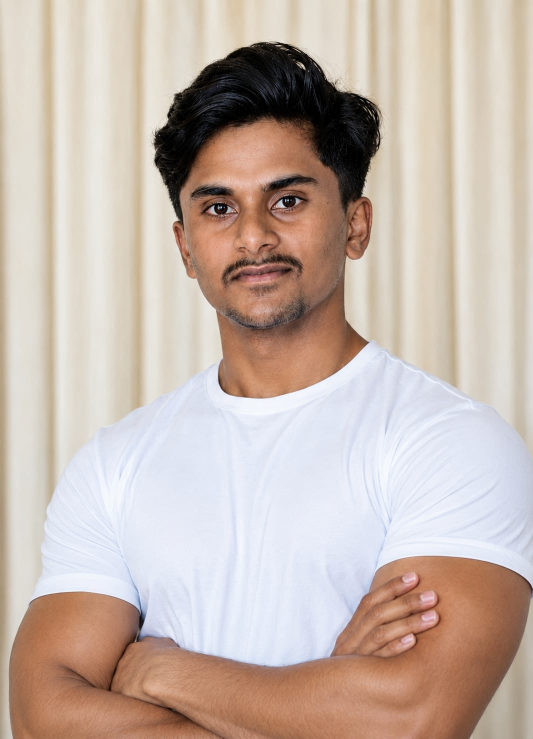
#> input picture source-photo.jpg, 1065 x 1477 px, found by its file name (shown at 1/2 size)
$ python make_ascii_svg.py
#> lines starting #> are read from the running program, lines starting #| are printed output that depends on the picture
from PIL import Image, ImageOps, ImageEnhance
from pathlib import Path
import html

INPUT_FILE = Path("source-photo.jpg")
OUTPUT_FILE = Path("sachin-ascii.svg")

CHARS = " .,:;irsXA253hMHGS#9B&@"
COLS = 92
ROWS = 58

img = Image.open(INPUT_FILE).convert("RGB")
#> img is the input picture: PIL image 1065x1477 RGB; mean R, G, B 198.5, 182.7, 173

w, h = img.size
#> w = 1065; h = 1477
crop = img.crop((int(w * 0.11), int(h * 0.03), int(w * 0.96), int(h * 0.83)))
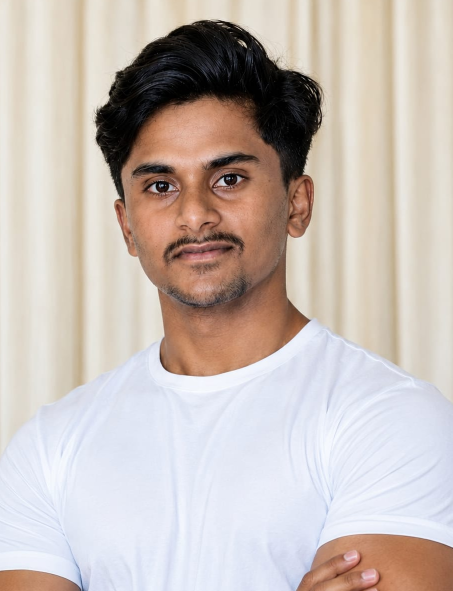
#> crop: PIL image 905x1181 RGB (shown at 1/2 size); mean R, G, B 199.6, 188.7, 182.7

gray = ImageOps.grayscale(crop)
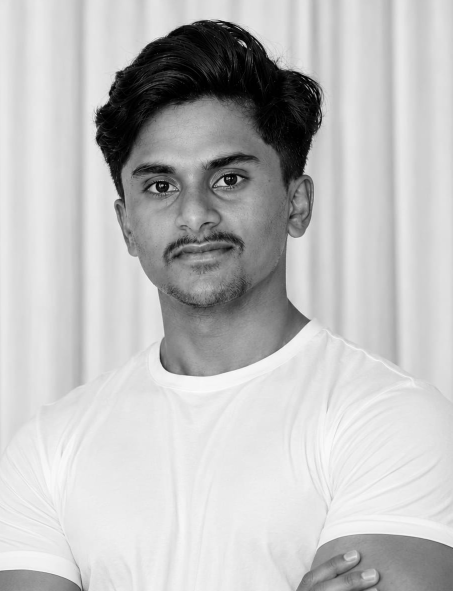
#> gray: PIL image 905x1181 L (shown at 1/2 size); min 0, max 255, mean 191.3
gray = ImageEnhance.Contrast(gray).enhance(1.25)
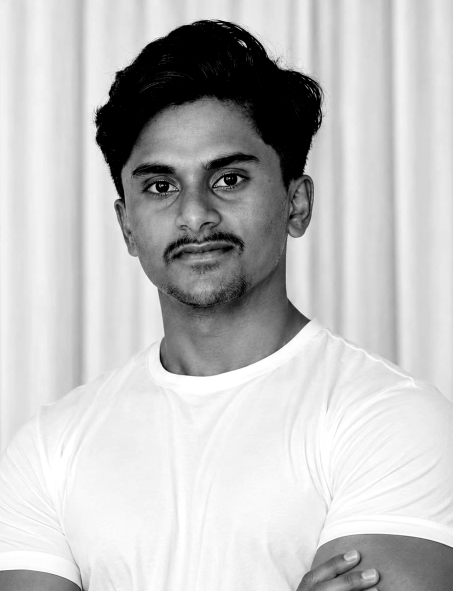
#> gray: PIL image 905x1181 L (shown at 1/2 size); min 0, max 255, mean 192.9
gray = ImageEnhance.Sharpness(gray).enhance(1.15)

small = gray.resize((COLS, ROWS), Image.Resampling.LANCZOS)
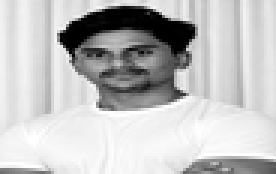
#> small: PIL image 92x58 L (shown 3 times larger); min 0, max 255, mean 192.9
pixels = list(small.getdata())
#> pixels = 5336 values, max 255 at index 3096, min 0 at index 312, mean 192.9

lines = []
for y in range(ROWS):
    line = []
    for x in range(COLS):
        value = pixels[y * COLS + x]
        index = int((255 - value) / 255 * (len(CHARS) - 1))
        line.append(CHARS[index])
    lines.append("".join(line).rstrip())
#> after the loop, lines = 58 items

svg = '''<svg xmlns="http://www.w3.org/2000/svg"
    width="860" height="620" viewBox="0 0 860 620"
    role="img" aria-label="Animated ASCII portrait of Sachin">
  <defs>
    <filter id="glow" x="-20%" y="-20%" width="140%" height="140%">
      <feGaussianBlur stdDeviation="1.4" result="blur"/>
      <feMerge>
        <feMergeNode in="blur"/>
        <feMergeNode in="SourceGraphic"/>
      </feMerge>
    </filter>

    <linearGradient id="terminalText" x1="0" y1="0" x2="0" y2="1">
      <stop offset="0%" stop-color="#f0f6fc"/>
      <stop offset="55%" stop-color="#c9d1d9"/>
      <stop offset="100%" stop-color="#8b949e"/>
    </linearGradient>

    <linearGradient id="scan" x1="0" y1="0" x2="1" y2="0">
      <stop offset="0%" stop-color="#ffffff" stop-opacity="0"/>
      <stop offset="50%" stop-color="#ffffff" stop-opacity=".12"/>
      <stop offset="100%" stop-color="#ffffff" stop-opacity="0"/>
    </linearGradient>

    <style>
      .ascii {
        font-family: "Courier New", "Liberation Mono", monospace;
        font-size: 9px;
        font-weight: 700;
        letter-spacing: 0.35px;
        fill: url(#terminalText);
        filter: url(#glow);
      }
      .row {
        opacity: 0;
        animation: reveal 0.7s ease-out forwards;
      }
      @keyframes reveal {
        0% { opacity: 0; transform: translateX(-12px); }
        65% { opacity: 1; transform: translateX(2px); }
        100% { opacity: .94; transform: translateX(0); }
      }
      .scan {
        animation: scan 4s ease-in-out infinite;
      }
      @keyframes scan {
        0%, 100% { transform: translateY(0); opacity: 0; }
        12% { opacity: .75; }
        50% { opacity: .35; }
        88% { opacity: .75; }
        100% { transform: translateY(500px); opacity: 0; }
      }
      .cursor {
        animation: blink 1s steps(2, start) infinite;
      }
      @keyframes blink {
        50% { opacity: 0; }
      }
    </style>
  </defs>

  <rect width="860" height="620" rx="18" fill="#0d1117"/>
  <rect x="1" y="1" width="858" height="618" rx="17"
        fill="none" stroke="#30363d" stroke-width="2"/>

  <circle cx="27" cy="24" r="4" fill="#8b949e"/>
  <circle cx="41" cy="24" r="4" fill="#8b949e"/>
  <circle cx="55" cy="24" r="4" fill="#8b949e"/>

  <text x="32" y="30" font-family="monospace" font-size="14"
        font-weight="700" fill="#c9d1d9">
    sachin@github ~ $ ./sachin-ascii.sh
  </text>

  <g transform="translate(18, 52)">
'''

for i, line in enumerate(lines):
    y = i * 9.0 + 9
    delay = i * 0.018
    svg += f'''    <text class="ascii row" x="10" y="{y:.1f}"
        style="animation-delay:{delay:.3f}s">{html.escape(line)}</text>
'''
#> this loop made 58 passes

svg += '''  </g>

  <rect class="scan" x="18" y="52" width="824" height="2"
        fill="url(#scan)"/>

  <text x="32" y="603" font-family="monospace" font-size="11"
        fill="#8b949e">
    AI &amp; Data Science Engineer  •  Full Stack AI  •  RAG  •  LLMs
  </text>

  <text x="806" y="603" font-family="monospace" font-size="12"
        fill="#c9d1d9" class="cursor">█</text>
</svg>
'''

OUTPUT_FILE.write_text(svg, encoding="utf-8")
print(f"Created {OUTPUT_FILE}")
